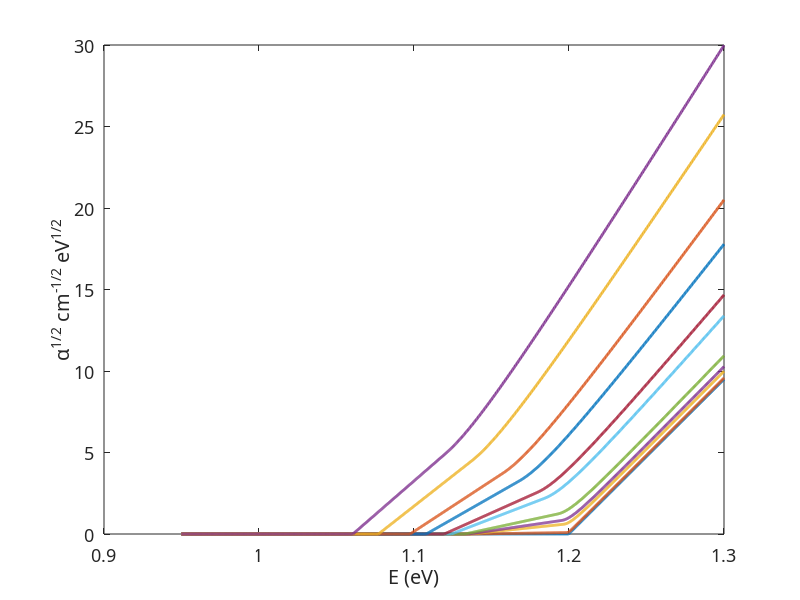

MATLAB code to generate this figure: (Note: this script raises an error after producing the figure.)
clc;
clearvars;
close all;

format long;
set(0,'DefaultAxesFontName', 'Latex');
set(0,'DefaultAxesFontSize', 13);

%% physical constants
m0      = 9.11e-31;
q       = 1.6e-19;
eps0    = 8.854e-12;
kB      =  1.38e-23;
h       = 6.624e-34;
hcut    = h/(2*pi);
c       = 3e8;

me      = 0.98*m0;
mh      = 0.16*m0;
mr      = me*mh/(me+mh);

fcv     = 23*q; %constant
fcvf    = fcv/1000;

eps     = 11.9*eps0;
Eg      = 1.12*q;

%% Vashni's law
Eg0     = 1.17; %eV
A       = 7.021e-4;
B       = 1108;

Eg_V    = @(T) (Eg0 - A*T^2/(B + T))*q; %Vashni's law
Ep      = 0.03 * q;     % Typical phonon energy 20-30meV
%% Task 2: Indirect bandgap
Ts      = [20, 42, 77, 90, 112, 170, 195, 249, 291, 363, 415];
% E       = linspace(Eg-0.1*q,Eg+0.2*q,1000);
E       = linspace(0.95*q,1.3*q,1000);
eV      = 1.6 * 10^-19;

% Direct Allowed transition
figure(3);
for  T = Ts
     EgT   = Eg_V(T); %From Vashni's law
     %EgT  = Eg; %bandgap does not change with temperature
     alpha = (E>EgT-Ep).*(E - EgT + Ep).^2./(exp(Ep./(kB*T)) - 1) ...
            + (E>EgT+Ep).*(E - EgT - Ep).^2./(1 - exp(-Ep./(kB*T)));
     alpha = (5.9135e20)^2.*alpha;   % need to make it work

% from the graph in the paper, 415K has photon energy 1.10 eV for 3.25 cm^-.5 eV^0.5
% plotted sqrt(alpha), got 5.49580e-21 at 1.10eV for 415k
% so 3.25/5.49580e-21 = 5.9135e20 which is the proportionality constant;
    plot(E/q, sqrt(alpha),'Linewidth', 2,...
        'DisplayName',sprintf('T = %d K',T));

    hold on;
end
xlabel ('E (eV)');
ylabel('\alpha^{1/2} cm^{-1/2} eV^{1/2}');
title(sprintf("Energy-dependent \\alpha^{1/2} for %s",string));
subtitle("Due to phonon emission/absorption");
% xlim([Eg/q-0.1,Eg/q+0.2]);
xlim([0.95,1.3]);
ylim([0, 7]);
grid on;
legend('Box','off');
